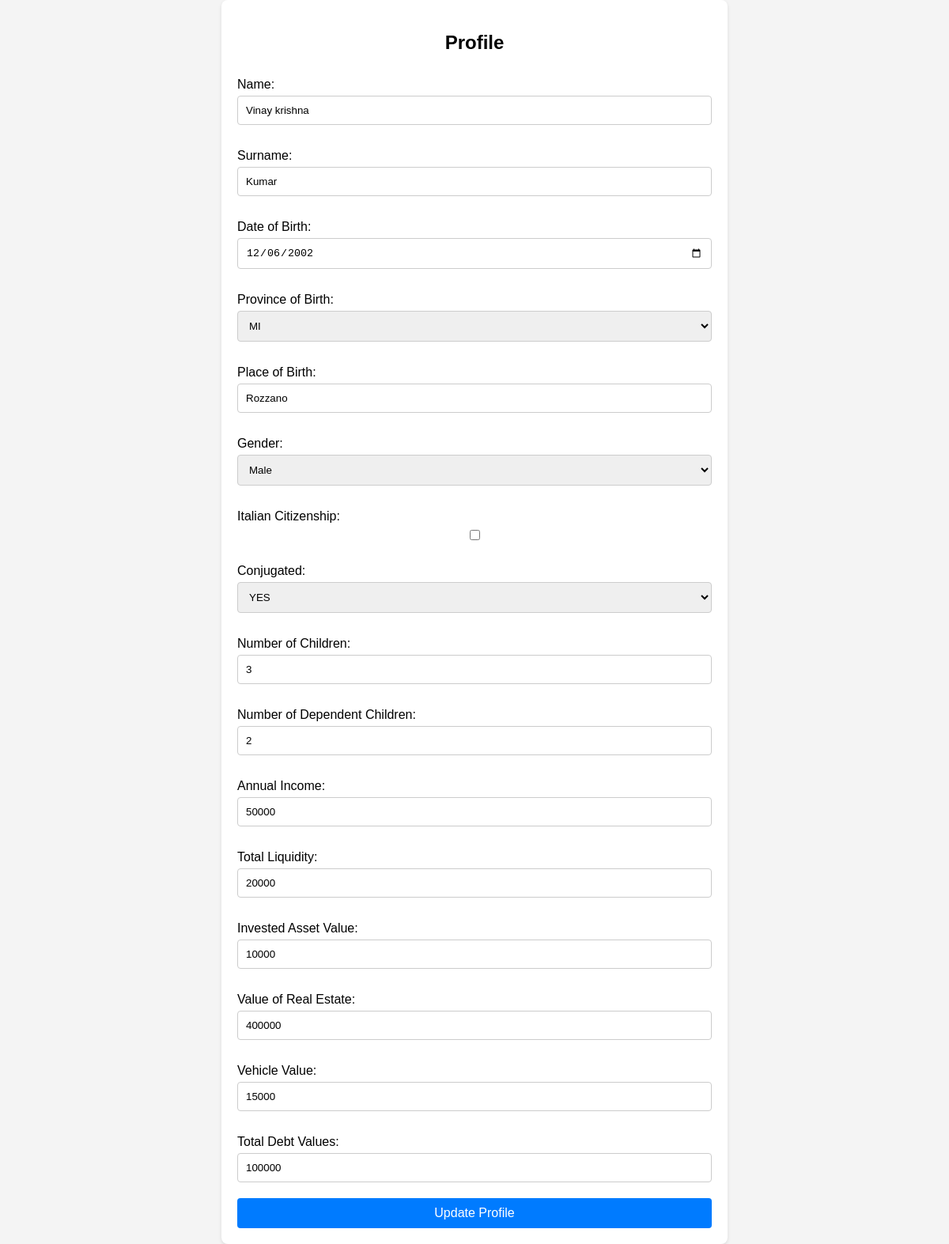
The app's page /profile (signed in) with its own data.
### tables this page shows
CREATE TABLE user_info (
    email TEXT PRIMARY KEY,
 
 
    name TEXT NOT NULL,
    surname TEXT NOT NULL,
    date_of_birth DATE NOT NULL,
    province_of_birth TEXT NOT NULL,
    place_of_birth TEXT NOT NULL,
    gender TEXT NOT NULL,
    citizenship TEXT NOT NULL,
    conjugated TEXT NOT NULL,
    number_of_children INTEGER NOT NULL,
    number_of_dependent_children INTEGER NOT NULL,
    annual_income DECIMAL(10, 2) NOT NULL,
    total_liquidity DECIMAL(10, 2) NOT NULL,
    invested_asset_value DECIMAL(10, 2) NOT NULL,
    value_of_real_estate DECIMAL(10, 2) NOT NULL,
    vehicle_value DECIMAL(10, 2) NOT NULL,
    total_debt_values DECIMAL(10, 2) NOT NULL
);

### app.py (the view, shortened to what this page needs)
@app.route('/profile', methods=['GET', 'POST'])
def profile():
    user_email = session['user_id']
    user_info = get_user_info(user_email)
    return render_template('home/profile.html', user_info=user_info)

### app.py (called while the page is built)
def get_user_info(email):
    conn = sqlite3.connect('users.db')
    cursor = conn.cursor()
    cursor = conn.execute('SELECT * FROM user_info WHERE email = ?', (email,))
    row = cursor.fetchone()
    if row:
        columns = [column[0] for column in cursor.description]
        user_info_dict = dict(zip(columns, row))
    else:
        user_info_dict = {}
    conn.close()
    return user_info_dict

### templates/home/profile.html (shortened to what this page needs)
<!DOCTYPE html>
<html lang="en">
<head>
</head>
<body>
<div class="form-container">
        <h2 style="text-align: center;">Profile</h2>
    {% if user_info %}
    <form action="/profile" method="post">
        <label for="name">Name:</label>
        <input type="text" id="name" name="name" value="{{ user_info['name'] }}" required>
        <label for="surname">Surname:</label>
        <input type="text" id="surname" name="surname" value="{{ user_info['surname'] }}" required>
        <label for="date_of_birth">Date of Birth:</label>
        <input type="date" id="date_of_birth" name="date_of_birth" value="{{ user_info['date_of_birth'] }}" required>
        <label for="province_of_birth">Province of Birth:</label>
        <select id="province_of_birth" name="province_of_birth" required>
            <option value="MI" {% if user_info['province_of_birth'] == 'MI' %} selected {% endif %}>MI</option>
        </select>
        <label for="place_of_birth">Place of Birth:</label>
        <input type="text" id="place_of_birth" name="place_of_birth" value="{{ user_info['place_of_birth'] }}" required>
        <label for="gender">Gender:</label>
        <select id="gender" name="gender" required>
            <option value="Male" {% if user_info['gender'] == 'Male' %} selected {% endif %}>Male</option>
        </select>
        <label for="citizenship">Italian Citizenship:</label>
        <input type="checkbox" id="citizenship" name="citizenship" {% if user_info['citizenship'] == 'Yes' %} checked {% endif %}>
        <label for="conjugated">Conjugated:</label>
        <select id="conjugated" name="conjugated" required>
            <option value="YES" {% if user_info['conjugated'] == 'YES' %} selected {% endif %}>YES</option>
        </select>
        <label for="number_of_children">Number of Children:</label>
        <input type="number" id="number_of_children" name="number_of_children" value="{{ user_info['number_of_children'] }}" min="0" required>
        <label for="number_of_dependent_children">Number of Dependent Children:</label>
        <input type="number" id="number_of_dependent_children" name="number_of_dependent_children" value="{{ user_info['number_of_dependent_children'] }}" min="0" max="{{ user_info['number_of_children'] }}" required>
        <label for="annual_income">Annual Income:</label>
        <input type="number" step="0.01" id="annual_income" name="annual_income" value="{{ user_info['annual_income'] }}" required>
        <label for="total_liquidity">Total Liquidity:</label>
        <input type="number" step="0.01" id="total_liquidity" name="total_liquidity" value="{{ user_info['total_liquidity'] }}" required>
        <label for="invested_asset_value">Invested Asset Value:</label>
        <input type="number" step="0.01" id="invested_asset_value" name="invested_asset_value" value="{{ user_info['invested_asset_value'] }}" required>
        <label for="value_of_real_estate">Value of Real Estate:</label>
        <input type="number" step="0.01" id="value_of_real_estate" name="value_of_real_estate" value="{{ user_info['value_of_real_estate'] }}" required>
        <label for="vehicle_value">Vehicle Value:</label>
        <input type="number" step="0.01" id="vehicle_value" name="vehicle_value" value="{{ user_info['vehicle_value'] }}" required>
        <label for="total_debt_values">Total Debt Values:</label>
        <input type="number" step="0.01" id="total_debt_values" name="total_debt_values" value="{{ user_info['total_debt_values'] }}" required>
        <input type="submit" value="Update Profile">
    </form>
    {% else %}
    <p>User information not found.</p>
    {% endif %}
</div>
</body>
</html>

### templates/home/profile.html (style rules this page uses)
body { font-family: 'Arial', sans-serif; background-color: #f4f4f4; margin: 0; padding: 0; display: flex; justify-content: center; align-items: center; }
.form-container { background-color: #fff; padding: 20px; border-radius: 8px; box-shadow: 0 2px 4px rgba(0,0,0,0.1); width: 90%; max-width: 600px; }
form { display: flex; flex-direction: column; }
label { margin: 10px 0 5px; }
input[type="text"], input[type="number"], input[type="date"], select, input[type="checkbox"] { padding: 10px; margin-bottom: 20px; border: 1px solid #ccc; border-radius: 4px; }
input[type="submit"] { background-color: #007bff; color: white; padding: 10px; border: none; border-radius: 4px; cursor: pointer; font-size: 16px; }

### records on screen
user_info: name "Vinay krishna", surname "Kumar", date_of_birth "12/06/2002", province_of_birth "MI", place_of_birth "Rozzano", gender "Male", conjugated "YES", number_of_children "3", number_of_dependent_children "2", annual_income "50000", total_liquidity "20000", invested_asset_value "10000", value_of_real_estate "400000", vehicle_value "15000", total_debt_values "100000"
